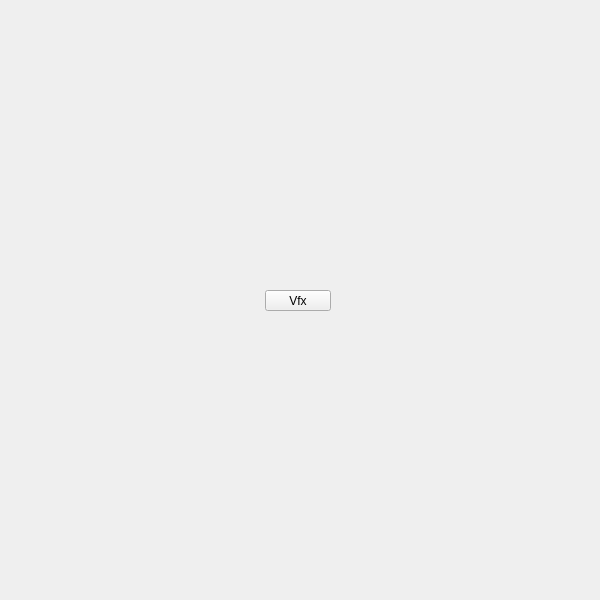
<?xml version="1.0" encoding="UTF-8"?>
<ui version="4.0">
 <class>QtUi</class>
 <widget class="QMainWindow" name="QtUi">
  <property name="enabled">
   <bool>true</bool>
  </property>
  <property name="geometry">
   <rect>
    <x>0</x>
    <y>0</y>
    <width>600</width>
    <height>600</height>
   </rect>
  </property>
  <property name="sizePolicy">
   <sizepolicy hsizetype="Ignored" vsizetype="Ignored">
    <horstretch>0</horstretch>
    <verstretch>0</verstretch>
   </sizepolicy>
  </property>
  <property name="minimumSize">
   <size>
    <width>0</width>
    <height>0</height>
   </size>
  </property>
  <property name="maximumSize">
   <size>
    <width>600</width>
    <height>600</height>
   </size>
  </property>
  <property name="cursor">
   <cursorShape>ArrowCursor</cursorShape>
  </property>
  <property name="windowTitle">
   <string>Toolkit</string>
  </property>
  <property name="whatsThis">
   <string>main</string>
  </property>
  <property name="toolButtonStyle">
   <enum>Qt::ToolButtonIconOnly</enum>
  </property>
  <property name="tabShape">
   <enum>QTabWidget::Triangular</enum>
  </property>
  <property name="dockNestingEnabled">
   <bool>true</bool>
  </property>
  <property name="dockOptions">
   <set>QMainWindow::AllowNestedDocks|QMainWindow::AllowTabbedDocks|QMainWindow::AnimatedDocks|QMainWindow::ForceTabbedDocks</set>
  </property>
  <widget class="QWidget" name="main_widget_transparent">
   <property name="sizePolicy">
    <sizepolicy hsizetype="Ignored" vsizetype="Ignored">
     <horstretch>0</horstretch>
     <verstretch>0</verstretch>
    </sizepolicy>
   </property>
   <widget class="QPushButton" name="i024">
    <property name="geometry">
     <rect>
      <x>265</x>
      <y>290</y>
      <width>66</width>
      <height>21</height>
     </rect>
    </property>
    <property name="minimumSize">
     <size>
      <width>0</width>
      <height>21</height>
     </size>
    </property>
    <property name="maximumSize">
     <size>
      <width>16777215</width>
      <height>21</height>
     </size>
    </property>
    <property name="whatsThis">
     <string>vfx</string>
    </property>
    <property name="text">
     <string>Vfx</string>
    </property>
   </widget>
  </widget>
 </widget>
 <resources/>
 <connections/>
 <designerdata>
  <property name="gridDeltaX">
   <number>5</number>
  </property>
  <property name="gridDeltaY">
   <number>10</number>
  </property>
  <property name="gridSnapX">
   <bool>true</bool>
  </property>
  <property name="gridSnapY">
   <bool>true</bool>
  </property>
  <property name="gridVisible">
   <bool>true</bool>
  </property>
 </designerdata>
</ui>
